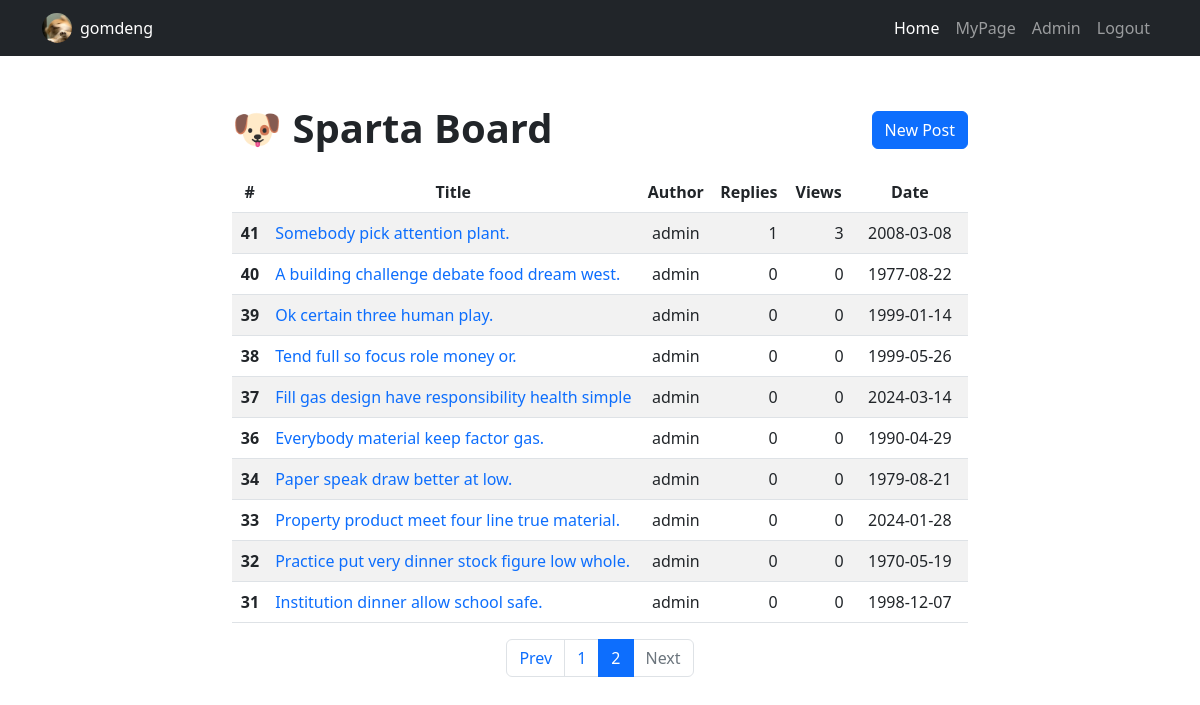
The app's page /post/?page=2 (signed in) with its own data.
### user/models.py (models this page shows)
class User(AbstractUser, TimestampModel):
    nickname    = models.CharField(max_length=20, unique=True)
    profile_img = models.ImageField(blank=True, upload_to='profile_imgs/', default='common/images/default.jpg')
    bio         = models.CharField(blank=True, max_length=200)

### post/models.py (models this page shows, shortened)
class Post(TimestampModel):
    author      = models.ForeignKey(settings.AUTH_USER_MODEL, on_delete=models.CASCADE, related_name="post")
    title       = models.CharField(max_length=50)
    content     = models.TextField()
    post_img    = models.ImageField(blank=True, upload_to='post_imgs/')
    views       = models.IntegerField(default=0)
    likes       = models.ManyToManyField(settings.AUTH_USER_MODEL, related_name="likes", blank=True)
    tags        = models.ManyToManyField('Tag', related_name="tags", blank=True)

### post/views.py (the view)
# urls.py: path("", views.post_list, name="post_list"),
@login_required
def post_list(request):
    posts = Post.objects.annotate(comments_count=Count('comments')).order_by('-pk')
    paginator = Paginator(posts, 10)            # 페이지에서 보여줄 포스트 수
    page_number = request.GET.get("page", '1')  # 조회 페이지 번호
    page_obj = paginator.get_page(page_number)  # 해당 페이지 포스트
    context = {
        "page_obj": page_obj
    }
    return render(request, "post/post_list.html", context)

### post/templates/post/post_list.html
{% extends 'base.html' %}
{% load static %}
{% block resource %}
    <link rel="stylesheet" href="{% static 'post/css/styles.css' %}">
{% endblock resource %}
{% block content %}
    <div class="container mt-5">
        <div class="row">
            <div class="col-lg-8 mx-auto">
                <article>
                    <header class="mb-3 d-flex justify-content-between align-items-center">
                        <h1 class="fw-bolder mb-1">🐶 Sparta Board</h1>
                        <button type="button" class="btn btn-mg btn-primary" onclick="location.href='{% url 'post:post_create' %}'">New Post</button>
                    </header>
                    <section class="mb-5">
                        <table class="table table-striped">
                            <thead>
                                <tr>
                                    <th scope="col" style="width: 5%; text-align: center;">#</th>
                                    <th scope="col" style="width: 45%; text-align: center;">Title</th>
                                    <th scope="col" style="width: 10%; text-align: center;">Author</th>
                                    <th scope="col" style="width: 10%; text-align: center;">Replies</th>
                                    <th scope="col" style="width: 10%; text-align: center;">Views</th>
                                    <th scope="col" style="width: 20%; text-align: center;">Date</th>
                                </tr>
                            </thead>
                            <tbody>
                                {% for post in page_obj %}
                                    <tr>
                                        <th scope="row" style="text-align: right;">{{ post.id }}</th>
                                        <td><a href="{% url 'post:post_detail' post.pk %}">{{ post.title }}</a></td>
                                        <td style="text-align: center;">{{ post.author }}</td>
                                        <td style="text-align: right;">{{ post.comments_count }}</td>
                                        <td style="text-align: right;">{{ post.views }}</td>
                                        <td style="text-align: center;">{{ post.created_at|date:"Y-m-d" }}</td>
                                    </tr>
                                {% endfor %}
                            </tbody>
                        </table>
                        <ul class="pagination justify-content-center">
                            {% if page_obj.has_previous %}
                                <li class="page-item">
                                    <a class="page-link" href="?page={{ page_obj.previous_page_number }}">Prev</a>
                                </li>
                            {% else %}
                                <li class="page-item disabled">
                                    <a class="page-link" tabindex="-1" aria-disabled="true" href="#">Prev</a>
                                </li>
                            {% endif %}
                            {% for page_number in page_obj.paginator.page_range %}
                                {% if page_number == page_obj.number %}
                                <li class="page-item active" aria-current="page">
                                    <a class="page-link" href="?page={{ page_number }}">{{ page_number }}</a>
                                </li>
                                {% else %}
                                    <li class="page-item">
                                        <a class="page-link" href="?page={{ page_number }}">{{ page_number }}</a>
                                    </li>
                                {% endif %}
                            {% endfor %}
                            {% if page_obj.has_next %}
                                <li class="page-item">
                                    <a class="page-link" href="?page={{ page_obj.next_page_number }}">Next</a>
                                </li>
                            {% else %}
                                <li class="page-item disabled">
                                    <a class="page-link" tabindex="-1" aria-disabled="true" href="#">Next</a>
                                </li>
                            {% endif %}
                        </ul>
                    </section>
                </article>
            </div>
        </div>
    </div>
{% endblock content %}

### common/templates/navbar.html (shortened to what this page needs)
<nav class="navbar navbar-expand-lg navbar-dark bg-dark">
    <div class="container">
        <div class="d-flex align-items-center">
            <img src="{{ user.profile_img.url }}" alt="Profile Image" class="rounded-circle" style="width: 30px; height: 30px; object-fit: cover; margin-right: 8px;">
            <span class="text-white">{{ request.user.nickname }}</span>
        </div>
        <div class="collapse navbar-collapse" id="navbarSupportedContent">
            <ul class="navbar-nav ms-auto mb-2 mb-lg-0">
                <li class="nav-item">
                    <a class="nav-link active" aria-current="page" href="{% url 'post:post_list' %}">Home</a>
                </li>
                <li class="nav-item"><a class="nav-link" href="{% url 'user:user_profile' %}">MyPage</a></li>
                {% if request.user.is_superuser == 1 or request.user.is_staff == 1 %}
                    <li class="nav-item"><a class="nav-link" href="{% url 'admin:index' %}">Admin</a></li>
                {% endif %}
                <li class="nav-item">
                    <form id="logout-form" action="{% url 'user:logout' %}" method="post">
                        <a class="nav-link" href="{% url 'user:logout' %}" onclick="document.getElementById('logout-form').submit(); return false;">Logout</a>
                    </form>
                </li>
            </ul>
        </div>
    </div>
</nav>

### records on screen
User: profile_img (picture), user.nickname "gomdeng"
Post: id "41", title "Somebody pick attention plant.", author "admin", comments_count "1", views "3", created_at "2008-03-08"
Post: id "40", title "A building challenge debate food dream west.", author "admin", comments_count "0", views "0", created_at "1977-08-22"
Post: id "39", title "Ok certain three human play.", author "admin", comments_count "0", views "0", created_at "1999-01-14"
Post: id "38", title "Tend full so focus role money or.", author "admin", comments_count "0", views "0", created_at "1999-05-26"
Post: id "37", title "Fill gas design have responsibility health simple", author "admin", comments_count "0", views "0", created_at "2024-03-14"
Post: id "36", title "Everybody material keep factor gas.", author "admin", comments_count "0", views "0", created_at "1990-04-29"
Post: id "34", title "Paper speak draw better at low.", author "admin", comments_count "0", views "0", created_at "1979-08-21"
Post: id "33", title "Property product meet four line true material.", author "admin", comments_count "0", views "0", created_at "2024-01-28"
Post: id "32", title "Practice put very dinner stock figure low whole.", author "admin", comments_count "0", views "0", created_at "1970-05-19"
Post: id "31", title "Institution dinner allow school safe.", author "admin", comments_count "0", views "0", created_at "1998-12-07"

### other values on screen
{{ page_number }} "1"
{{ page_number }} "2"
